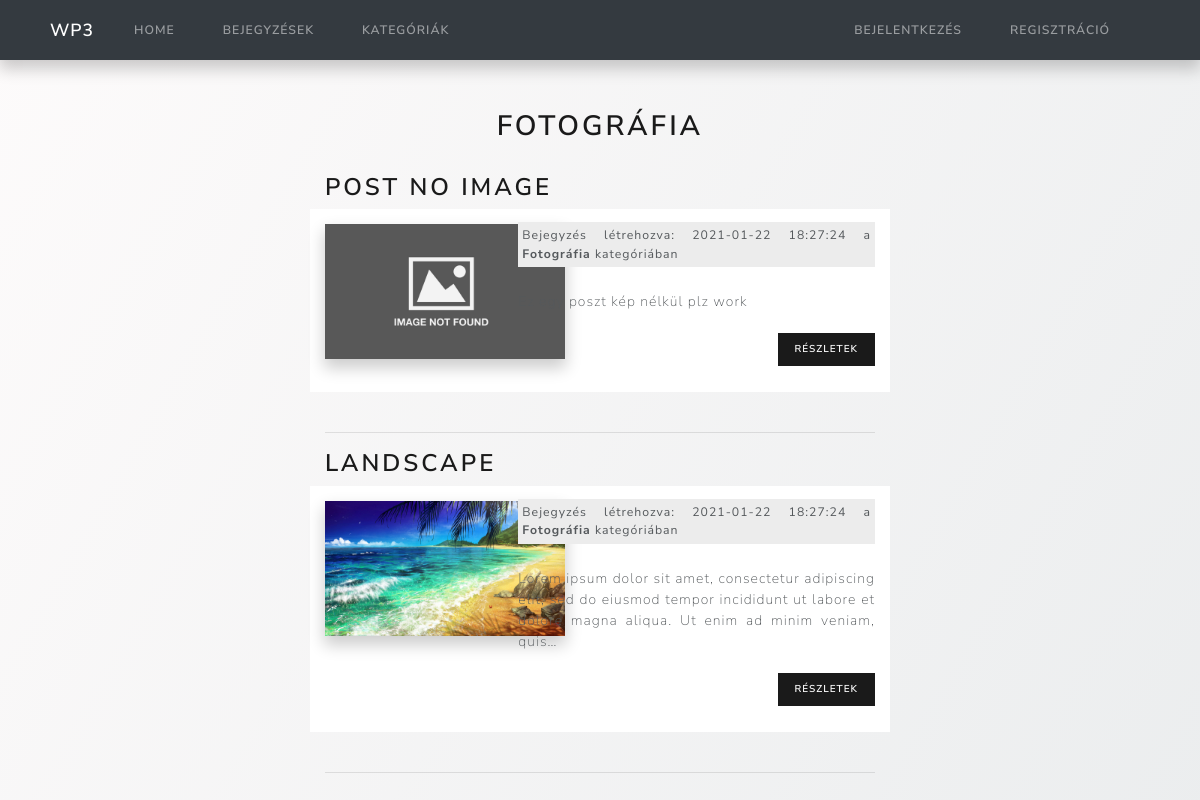
Page /categories/posts/3 on the committed database.
### tables this page shows
CREATE TABLE IF NOT EXISTS `posts` (
  `id` int(11) NOT NULL AUTO_INCREMENT,
  `category_id` int(11) NOT NULL,
  `user_id` int(11) NOT NULL,
  `title` varchar(255) NOT NULL,
  `slug` varchar(255) NOT NULL,
  `body` text NOT NULL,
  `post_image` varchar(255) NOT NULL,
  `created_at` timestamp NOT NULL DEFAULT CURRENT_TIMESTAMP,
  PRIMARY KEY (`id`)
);

CREATE TABLE IF NOT EXISTS `categories` (
  `id` int(11) NOT NULL AUTO_INCREMENT,
  `user_id` int(11) NOT NULL,
  `name` varchar(255) NOT NULL,
  `created_at` timestamp NOT NULL DEFAULT CURRENT_TIMESTAMP,
  PRIMARY KEY (`id`)
);

### application/controllers/Categories.php (called while the page is built, shortened)
<?php
	class Categories extends CI_Controller{
		public function posts($id){
			$data['title'] = $this->category_model->get_category($id)->name;
			$data['posts'] = $this->post_model->get_posts_by_category($id);
			$this->load->view('templates/header');
			$this->load->view('posts/index', $data);
			$this->load->view('templates/footer');
		}
	}

### index.php (called while the page is built, shortened)
<?php
require_once BASEPATH.'core/CodeIgniter.php';

### application/models/Post_model.php (called while the page is built, shortened)
<?php
	class Post_model extends CI_Model{
		public function get_posts_by_category($category_id){
			$this->db->order_by('posts.id', 'DESC');
			$this->db->join('categories', 'categories.id = posts.category_id');
			$query = $this->db->get_where('posts', array('category_id' => $category_id));
			return $query->result_array();
		}
	}

### application/views/posts/index.php (the view, shortened to what this page needs)
<div class="post-content">
<center><h2><?= $title ?></h2><br></center>
<?php foreach($posts as $post) : ?>
	<h3><?php echo $post['title']; ?></h3>
	<div class="row">
		<div class="col-md-4">
			<img src="<?php echo site_url(); ?>assets/images/posts/<?php echo $post['post_image']; ?>" width="240px">
		</div>
		<div class="col-md-8">
			<small class="post-date">
				Bejegyzés létrehozva: <?php echo $post['created_at']; ?> a <strong><?php echo $post['name']; ?></strong> kategóriában
			</small><br>
		<?php echo word_limiter($post['body'], 25); ?><br><br>
		<p class="float-right">
			<a class="btn btn-primary btn-sm" href="<?php echo site_url('/posts/'.$post['slug']); ?>">Részletek</a>
		</p>
		</div>
	</div>
	<hr>
<?php endforeach; ?>
</div>

### assets/css/style.css (style rules this page uses)
body { background-image: linear-gradient(120deg, #fdfbfb 0%, #ebedee 100%); padding-bottom: 5%; }
.post-date { background-color: #ececec; padding: 4px; margin: 3px 0; display:block; }
.post-content { margin: auto; width: 50%; }
.post-content img { box-shadow: 0px 8px 15px 1px rgba(0,0,0,0.2); margin-top: 5px; }
.row { text-align: justify; background-color: white; padding-top: 10px; padding-bottom: 10px; margin-bottom: 40px; }

### rows in the picture
posts: title "POST NO IMAGE", post_image (placeholder picture), category.created_at "2021-01-22 18:27:24", category.name "Fotográfia", body "Ez egy poszt kép nélkül plz work"
posts: title "LANDSCAPE", post_image (picture), category.created_at "2021-01-22 18:27:24", category.name "Fotográfia", body "Lorem ipsum dolor sit amet, consectetur adipiscing elit, sed do eiusmod tempor incididunt ut labore et dolore magna aliqua. Ut enim ad minim veniam, quis…"

### other values in the picture
$title "FOTOGRÁFIA"
